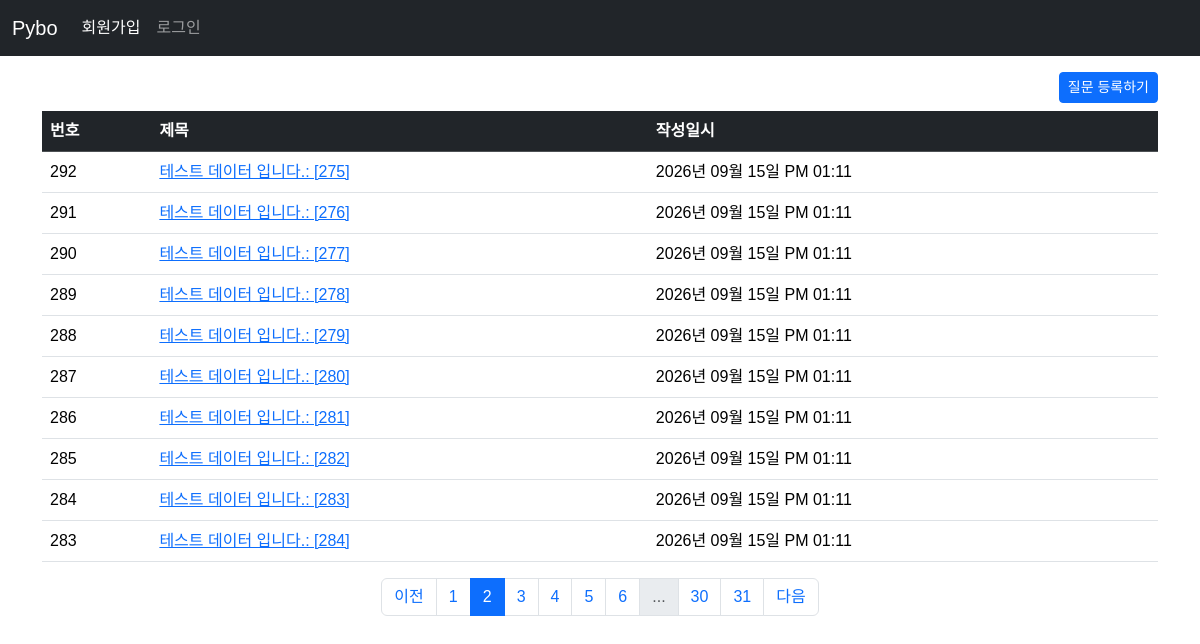
/question/list?page=2, run on the app's committed database.
### pybo/models.py (models this page shows)
class Question(db.Model):
    id = db.Column(db.Integer, primary_key=True)
    subject = db.Column(db.String(200), nullable=False)
    content = db.Column(db.Text, nullable=False)
    create_date = db.Column(db.DateTime, nullable=False)

### pybo/views/question_views.py (the view)
@bp.route('/list')
def _list():
    page = request.args.get('page', default=1, type=int)    # url parameter ?page=1
    question_list = Question.query.order_by(Question.create_date.desc())
    question_list = question_list.paginate(page=page, per_page=10)  # 페이징 구현
    return render_template('question/question_list.html', question_list=question_list)

### pybo/filter.py (called while the page is built)
def format_datetime(value, fmt:str='%Y년 %m월 %d일 %p %I:%M'):
    return value.strftime(fmt)

### pybo/templates/question/question_list.html (shortened to what this page needs)
{% extends 'base.html' %}
{% block content %}
<div class="container my-3">
    <div class="text-end">
    <a href="{{ url_for('question.create') }}" class="btn btn-primary btn-sm mb-2">질문 등록하기</a>
    </div>
    <table class="table table-hover">
        <thead>
        <tr class="table-dark">
            <th>번호</th>
            <th>제목</th>
            <th>작성일시</th>
        </tr>
        </thead>
        <tbody>
        {% if question_list %}
        {% for question in question_list.items %}
        <tr>
            <td>{{ question_list.total - ((question_list.page - 1) * question_list.per_page) - loop.index0 }}</td>
            <td>
                <a href="{{ url_for('question.detail', question_id=question.id) }}">{{question.subject}}</a>
            </td>
            <td>{{ question.create_date | datetime }}</td>
        </tr>
        {% endfor %}
        {% else %}
        <tr>
            <td colspan="3">질문이 없습니다.</td>
        </tr>
        {% endif %}
        </tbody>
    </table>
    <nav aria-label="...">
        <ul class="pagination justify-content-center">
            {% if question_list.has_prev %}
            <li class="page-item"><a href="?page={{ question_list.prev_num }}" class="page-link">이전</a></li>
            {% else %}
            <li class="page-item disabled">
                <a href="javascript:void(0)" class="page-link" aria-disabled="true">이전</a></li>
            {% endif %}
            {% for page_num in question_list.iter_pages() %}
            {% if page_num %}
            {% if page_num != question_list.page %}
            <li class="page-item"><a class="page-link" href="?page={{ page_num }}">{{ page_num }}</a></li>
            {% else %}
            <li class="page-item active">
                <a class="page-link" href="javascript:void(0)" aria-current="page">{{ page_num }}</a>
            </li>
            {% endif %}
            {% else %}
            <li class="page-item disabled"><a class="page-link" href="javascript:void(0)">...</a></li>
            {% endif %}
            {% endfor %}
            {% if question_list.has_next %}
            <li class="page-item"><a class="page-link" href="?page={{ question_list.next_num }}">다음</a></li>
            {% else %}
            <li class="page-item disabled">
                <a class="page-link" href="javascript:void(0)" aria-disabled="true">다음</a></li>
            {% endif %}
        </ul>
    </nav>
</div>
{% endblock %}

### pybo/static/style.css (style rules this page uses)
body { font-family: "Noto Sans KR", sans-serif; font-weight: 400; }

### data on the page
Question: total "292", subject "테스트 데이터 입니다.: [275]", create_date "2026년 09월 15일 PM 01:11"
Question: total "291", subject "테스트 데이터 입니다.: [276]", create_date "2026년 09월 15일 PM 01:11"
Question: total "290", subject "테스트 데이터 입니다.: [277]", create_date "2026년 09월 15일 PM 01:11"
Question: total "289", subject "테스트 데이터 입니다.: [278]", create_date "2026년 09월 15일 PM 01:11"
Question: total "288", subject "테스트 데이터 입니다.: [279]", create_date "2026년 09월 15일 PM 01:11"
Question: total "287", subject "테스트 데이터 입니다.: [280]", create_date "2026년 09월 15일 PM 01:11"
Question: total "286", subject "테스트 데이터 입니다.: [281]", create_date "2026년 09월 15일 PM 01:11"
Question: total "285", subject "테스트 데이터 입니다.: [282]", create_date "2026년 09월 15일 PM 01:11"
Question: total "284", subject "테스트 데이터 입니다.: [283]", create_date "2026년 09월 15일 PM 01:11"
Question: total "283", subject "테스트 데이터 입니다.: [284]", create_date "2026년 09월 15일 PM 01:11"

### other printed values
{{ page_num }} "1" "3" "4" "5" "6" "30" "31"
{{ page_num }} "2"
